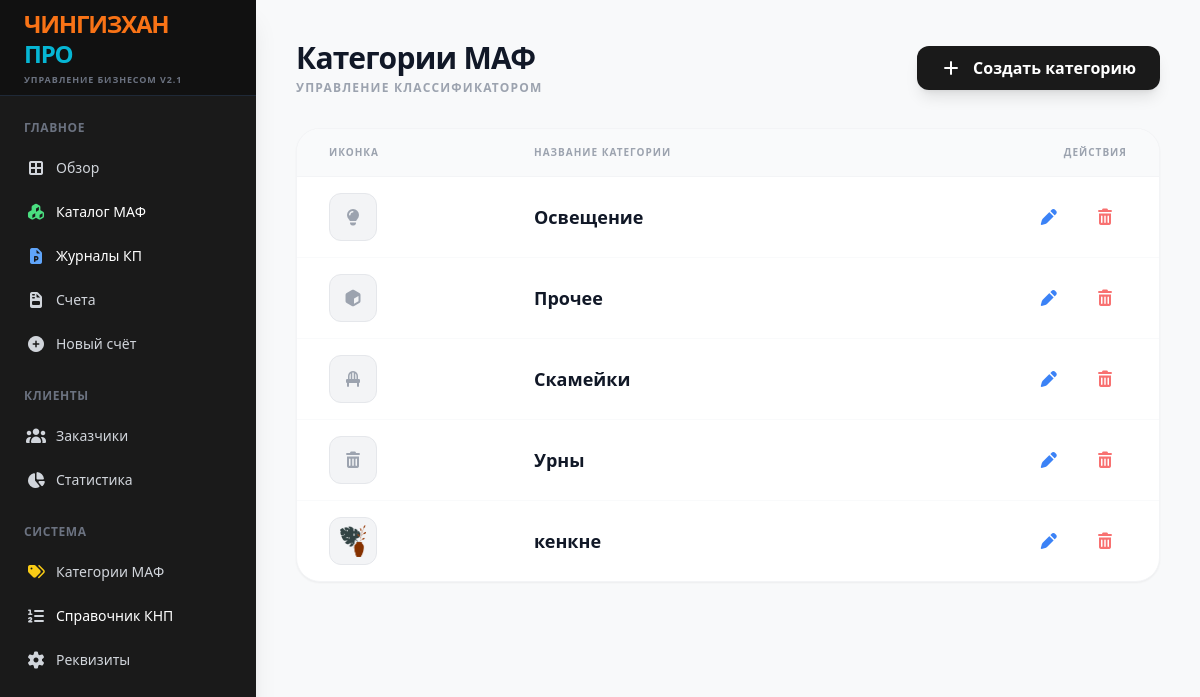
The page /categories on the database its author committed.
### tables this page shows
CREATE TABLE categories (id INTEGER PRIMARY KEY AUTOINCREMENT, name TEXT, icon TEXT);

### app.py (the view)
@app.route('/categories')
def categories_list():
    return render_template('categories.html', categories=get_categories())

### app.py (called while the page is built)
def get_categories():
    with sqlite3.connect(DB_NAME) as conn:
        cats_db = conn.cursor().execute("SELECT * FROM categories ORDER BY name").fetchall()
        return [{'id': str(r[0]), 'name': str(r[1]), 'icon': str(r[2])} for r in cats_db]

### templates/categories.html (shortened to what this page needs)
{% extends "base.html" %}
{% block content %}
<div class="p-10 max-w-5xl mx-auto">
    <div class="flex justify-between items-center mb-8">
        <div>
            <h2 class="text-3xl font-black text-gray-900 tracking-tight">Категории МАФ</h2>
            <p class="text-gray-400 font-bold text-xs uppercase tracking-widest mt-1">Управление классификатором</p>
        </div>
        <button onclick="openCategoryModal()" class="bg-[#1a1a1a] text-white px-6 py-2.5 rounded-xl font-bold hover:bg-gray-800 transition shadow-lg">
            <i class="fas fa-plus mr-2"></i> Создать категорию
        </button>
    </div>
    <div class="bg-white rounded-3xl shadow-sm border border-gray-100 overflow-hidden">
        <table class="w-full text-left border-collapse">
            <thead>
                <tr class="bg-gray-50 border-b border-gray-100 font-black text-gray-400 text-[10px] uppercase tracking-widest">
                    <th class="py-4 px-8">Иконка</th>
                    <th class="py-4 px-8">Название категории</th>
                    <th class="py-4 px-8 text-right">Действия</th>
                </tr>
            </thead>
            <tbody class="divide-y divide-gray-50">
                {% for cat in categories %}
                <tr class="hover:bg-gray-50/50 transition">
                    <td class="py-4 px-8">
                        <div class="w-12 h-12 bg-gray-100 rounded-xl flex items-center justify-center border border-gray-200">
                            {% if cat.icon and (cat.icon.endswith('.png') or cat.icon.endswith('.svg') or cat.icon.endswith('.jpg') or cat.icon.endswith('.webp')) %}
                                <img src="/static/category_icons/{{ cat.icon }}" class="w-8 h-8 object-contain">
                            {% else %}
                                <i class="fas {{ cat.icon if cat.icon else 'fa-folder' }} text-gray-400"></i>
                            {% endif %}
                        </div>
                    </td>
                    <td class="py-4 px-8 font-bold text-gray-900 text-lg">{{ cat.name }}</td>
                    <td class="py-4 px-8 text-right space-x-2">
                        <button onclick="openCategoryModal('{{ cat.id }}', '{{ cat.name }}', '{{ cat.icon }}')" class="text-blue-500 hover:bg-blue-50 p-3 rounded-xl transition">
                            <i class="fas fa-pen"></i>
                        </button>
                        <button onclick="deleteCategory('{{ cat.id }}')" class="text-red-400 hover:bg-red-50 p-3 rounded-xl transition">
                            <i class="fas fa-trash-alt"></i>
                        </button>
                    </td>
                </tr>
                {% endfor %}
            </tbody>
        </table>
    </div>
</div>
{% endblock %}

### templates/base.html (shortened to what this page needs)
<!DOCTYPE html>
<html lang="ru">
<head>
    <script src="{{ url_for('static', filename='css/tailwind.js') }}"></script>
    <link href="{{ url_for('static', filename='css/all.min.css') }}" rel="stylesheet">
</head>
<body class="bg-[#F8F9FA] flex h-screen font-sans">
    <aside class="w-64 bg-[#1a1a1a] text-gray-300 flex flex-col shadow-xl z-50">
        <div class="h-24 flex flex-col justify-center px-6 border-b border-gray-800 bg-[#111]">
            <h1 class="text-2xl font-black tracking-tighter leading-tight">
                <span style="color: #f97316;">ЧИНГИЗХАН</span><br>
                <span style="color: #06b6d4;">ПРО</span>
            </h1>
            <p class="text-[9px] font-bold text-gray-500 mt-1 uppercase tracking-widest">Управление бизнесом v2.1</p>
        </div>
        <nav class="flex-1 px-4 py-6 space-y-6 overflow-y-auto">
            <div>
                <p class="text-xs font-bold text-gray-500 mb-3 px-2 tracking-wider">ГЛАВНОЕ</p>
                <div class="space-y-1">
                    <a href="/" class="flex items-center px-2 py-2.5 rounded-md hover:bg-gray-800 transition"><i class="fas fa-th-large w-6 text-center"></i><span class="ml-2 text-sm font-medium">Обзор</span></a>
                    <a href="/catalog" class="flex items-center px-2 py-2.5 rounded-md hover:bg-gray-800 transition"><i class="fas fa-cubes w-6 text-center text-green-400"></i><span class="ml-2 text-sm font-medium text-white">Каталог МАФ</span></a>
                    <a href="/proposals" class="flex items-center px-2 py-2.5 rounded-md hover:bg-gray-800 transition"><i class="fas fa-file-powerpoint w-6 text-center text-blue-400"></i><span class="ml-2 text-sm font-medium text-white">Журналы КП</span></a>
                    <a href="/invoices" class="flex items-center px-2 py-2.5 rounded-md hover:bg-gray-800 transition"><i class="fas fa-file-invoice w-6 text-center"></i><span class="ml-2 text-sm font-medium">Счета</span></a>
                    <a href="/create_invoice" class="flex items-center px-2 py-2.5 rounded-md hover:bg-gray-800 transition"><i class="fas fa-plus-circle w-6 text-center"></i><span class="ml-2 text-sm font-medium">Новый счёт</span></a>
                </div>
            </div>
            <div>
                <p class="text-xs font-bold text-gray-500 mb-3 px-2 tracking-wider">КЛИЕНТЫ</p>
                <div class="space-y-1">
                    <a href="/clients" class="flex items-center px-2 py-2.5 hover:bg-gray-800 rounded-md transition"><i class="fas fa-users w-6 text-center"></i><span class="ml-2 text-sm font-medium">Заказчики</span></a>
                    <a href="/issued_invoices" class="flex items-center px-2 py-2.5 hover:bg-gray-800 rounded-md transition"><i class="fas fa-chart-pie w-6 text-center"></i><span class="ml-2 text-sm font-medium">Статистика</span></a>
                </div>
            </div>
            <div>
                <p class="text-xs font-bold text-gray-500 mb-3 px-2 tracking-wider">СИСТЕМА</p>
                <div class="space-y-1">
                    <a href="/categories" class="flex items-center px-2 py-2.5 hover:bg-gray-800 rounded-md transition"><i class="fas fa-tags w-6 text-center text-yellow-400"></i><span class="ml-2 text-sm font-medium">Категории МАФ</span></a>
                    <a href="/knp" class="flex items-center px-2 py-2.5 hover:bg-gray-800 rounded-md transition"><i class="fas fa-list-ol w-6 text-center"></i><span class="ml-2 text-sm font-medium text-white">Справочник КНП</span></a>
                    <a href="/settings" class="flex items-center px-2 py-2.5 hover:bg-gray-800 rounded-md transition"><i class="fas fa-cog w-6 text-center"></i><span class="ml-2 text-sm font-medium">Реквизиты</span></a>
                </div>
            </div>
        </nav>
    </aside>
    <main class="flex-1 overflow-y-auto">
        {% block content %}{% endblock %}
    </main>
</body>
</html>

### rows shown on the page
categories: name "Освещение"
categories: name "Прочее"
categories: name "Скамейки"
categories: name "Урны"
categories: icon (picture), name "кенкне"
